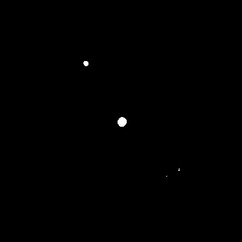
#> input picture 01. Stage/Images/006.jpg, 242 x 242 px, shrunk from 424 x 424 before the run, found by its file name
$ jupyter execute 'rCNN - Phase 1.ipynb'   (shell and % lines are left out)
#> lines starting #> are read from the running program, lines starting #| are printed output that depends on the picture; after the words box and inside, x2 and y2 are one past the last pixel; in counts of white or black regions, pixels touching at a corner belong together
## rCNN - Recursive Convolution Neural Network

#### Step 1: Import Libraries

[cell 1]
import cv2
import numpy as np
import matplotlib.pyplot as plt
from PIL import Image
from IPython.display import Image
import os

#### Step 2: Import Image

[cell 2]
img_bgr = cv2.imread("006.jpg",cv2.IMREAD_COLOR)
#> img_bgr is the input picture: shape (242, 242, 3); min 0, max 255, mean 0.4

# Display 18x18 pixel image.
Image(filename='006.jpg')

#### Step 3: Convert to Black & White

[cell 3]
# Convert the image to grayscale
img_gray = cv2.cvtColor(img_bgr, cv2.COLOR_BGR2GRAY)

[cell 4]
# Apply a binary threshold to create a black and white image
_, img_bw = cv2.threshold(img_gray, 128, 255, cv2.THRESH_BINARY)
#> img_bw: shape (242, 242); 0.16% white; 3 white regions (1 under 20 px), largest, box (x1, y1, x2, y2) and area: (118, 117, 127, 127) 69, (83, 61, 88, 66) 20

[cell 5]
# Replace the color image with the black and white image
cv2.imwrite("006.jpg", img_bw)
#> Out = True

[cell 6]
# Display the modified image
Image(filename='006.jpg')

[cell 7]
# List of image filenames
image_filenames = ["001.jpg", "002.jpg", "003.jpg", "004.jpg", "005.jpg", "006.jpg", "007.jpg"]

for filename in image_filenames:
    try:
        # Load the color image
        img_bgr = cv2.imread(filename, cv2.IMREAD_COLOR)
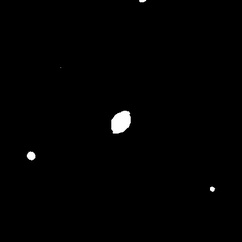
#> input picture 01. Stage/Images/001.jpg, 242 x 242 px, shrunk from 424 x 424 before the run, found by its file name
#> img_bgr is the input picture: shape (242, 242, 3); min 0, max 255, mean 1.9

        if img_bgr is not None:
            # Convert the image to grayscale
            img_gray = cv2.cvtColor(img_bgr, cv2.COLOR_BGR2GRAY)

            # Apply a binary threshold to create a black and white image
            _, img_bw = cv2.threshold(img_gray, 128, 255, cv2.THRESH_BINARY)
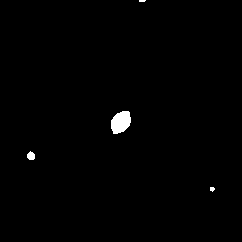
#> img_bw: shape (242, 242); 0.74% white; 4 white regions (2 under 20 px), largest, box (x1, y1, x2, y2) and area: (111, 111, 131, 134) 349, (27, 151, 35, 160) 55
#> pass 3 of the loop `for filename in image_filenames:`:
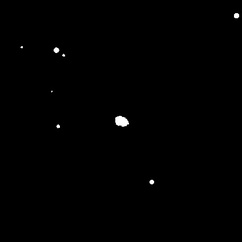
#> input picture 01. Stage/Images/003.jpg, 242 x 242 px, shrunk from 424 x 424 before the run, found by its file name
#> img_bgr is the input picture: shape (242, 242, 3); min 0, max 255, mean 0.9
#> `_, img_bw = cv2.threshold(img_gray, 128, 255, cv2.THRESH_BINARY)`:
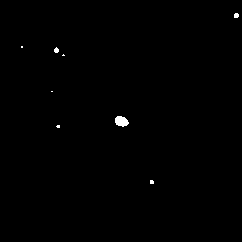
#> img_bw: shape (242, 242); 0.33% white; 8 white regions (5 under 20 px), largest, box (x1, y1, x2, y2) and area: (115, 116, 129, 127) 113, (234, 13, 239, 18) 22, (54, 47, 59, 53) 22
#> the loop made 7 passes; the first 3 are shown

            # Replace the color image with the black and white image
            cv2.imwrite(filename, img_bw)

            # Display the modified image
            display(Image(filename=filename))
        else:
            print(f"Failed to load image: {filename}")
    except Exception as e:
        print(f"Error processing image {filename}: {str(e)}")
